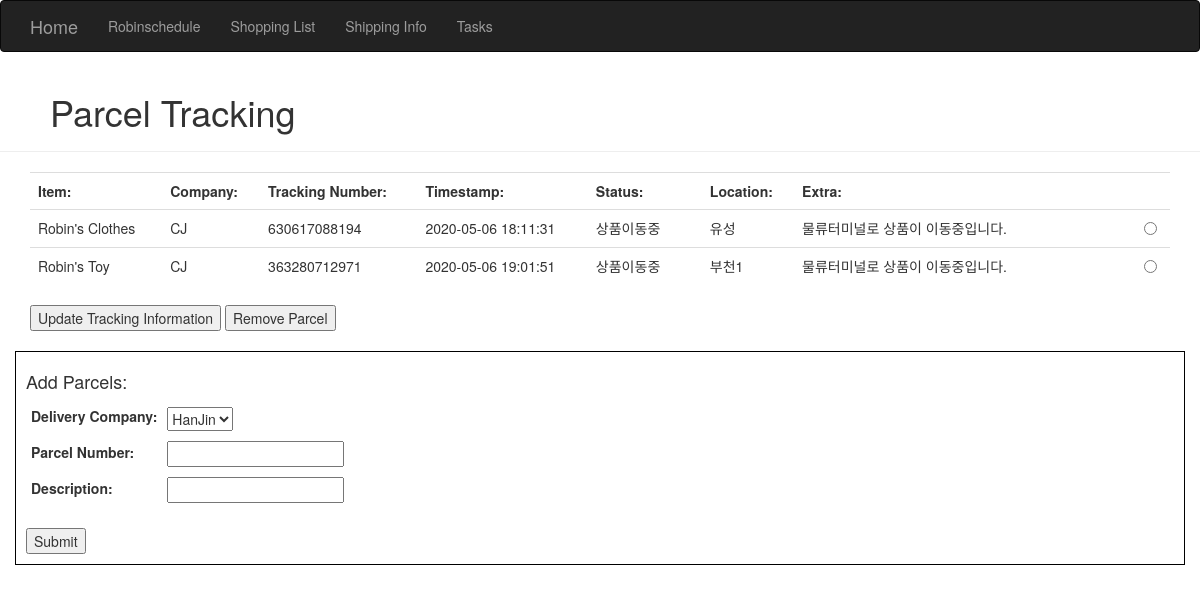
Screenshot of /shipping with the database file from the repository.
### homeSite.py (models this page shows)
class ParcelInfo(db.Model): # Store Parcel Information
    __tablename__ = 'parcelInfo'
    id = db.Column(db.Integer, primary_key=True)
    trackingNumber = db.Column(db.String(64))
    company = db.Column(db.String(64))
    description = db.Column(db.String(64))
    delivered = db.Column(db.Boolean(), default=False) #Store simple bool for is delivered - use for CSS styling
    status = db.Column(db.String(64)) #Store short parcel status note
    timestamp = db.Column(db.DateTime()) #Store last update's timestamp
    location = db.Column(db.String(64)) #Store last update's location
    extraNotes = db.Column(db.String(64)) #Store extra notes if given

### homeSite.py (the view, shortened to what this page needs)
@app.route('/shipping', methods=['GET', 'POST'])
def shipping():
    parcelsCurrentlyTracked = ParcelInfo.query.all()
    return render_template('shipping.html', companies=parcelProviders, parcels=parcelsCurrentlyTracked)

### templates/shipping.html (shortened to what this page needs)
{% extends "base.html" %}
{% block content %}
<div class="page-header" style="padding-left: 50px;">
    <h1>Parcel Tracking</h1>
</div>
<div class="container">
    <table class="table">
        <th id="item">Item:</th>
        <th id="company">Company:</th>
        <th id="trackingNumber">Tracking Number:</th>
        <th id="timestamp">Timestamp:</th>
        <th id="status" style="width:10%">Status:</th>
        <th id="location">Location:</th>
        <th id="extra" style="width: 30%;">Extra:</th>
        <th id="selection"></th>
        {% if parcels %}
            <form method="POST">
                {% for parcel in parcels %}
                    {% if parcel.delivered %}
                        <tr style="background-color: mediumspringgreen;">
                    {% else %}
                        <tr>
                    {% endif %}
                            <td id="item">{{parcel.description}}</td>
                            <td id="company">{{parcel.company}}</td>
                            <td id="trackingNumber">{{parcel.trackingNumber}}</td>
                            <td id="timestamp">{{parcel.timestamp}}</td>
                            <td id="status">{{parcel.status}}</td>
                            <td id="location">{{parcel.location}}</td>
                            <td id="extra">{{parcel.extraNotes}}</td>
                            <td id="selection"><input type="radio" name="parcelToUpdate" value="{{parcel.id}}"></td>
                        </tr>
                {% endfor %}
        </table>
            <input type="submit" name="update" value="Update Tracking Information">
            <input type="submit" name="remove" value="Remove Parcel">
        {% else %}
        </table>
        <div class="container" style="text-align: center;">
            No parcels registered.
        </div>
        {% endif %}
<br/>
<br/>
</div>
<div class="container" style="border: 1px solid black; padding: 10px;">
    <form method=POST name="addParcelInfo">
        <table>
            <tr>
                <th colspan="2">
                    <h4>Add Parcels:</h4>
                </th>
            </tr>
            <tr>
                <td>
                    <label for="selectedParcelProvider">Delivery Company:</label>
                </td>
                <td>
                    <select id="selectedParcelProvider" name="selectedParcelProvider">
                        {% for company in companies %}
                            <option value="{{company}}">{{company}}</option>
                        {% endfor %}
                    </select>
                </td>
            </tr>
            <tr>
                <td>
                    <label for="parcelNumber">Parcel Number:</label>
                </td>
                <td>
                    <input type="text" id="parcelNumber" name="parcelNumber" required>
                </td>
            </tr>
            <tr>
                <td>
                    <label for="parcelDescription">Description:</label>
                </td>
                <td>
                    <input type="text" id="parcelDescription" name="parcelDescription" required>
                </td>
            </tr>
            <tr style="height: 20px;">
            </tr>
        </table>
    <input type="submit" name="addParcelInfo">
    </form>
</div>
<br>
<br>
{% endblock %}

### templates/base.html (shortened to what this page needs)
{% extends "bootstrap/base.html" %}
{% block navbar %}
<div class="navbar navbar-inverse" role="navigation">
    <div class="container">
        <div class="navbar-header">
            <a class="navbar-brand" href="/">Home</a>
        </div>
        <div class="navbar-collapse collapse">
            <ul class="nav navbar-nav">
                <li><a href="/schedule">Robinschedule</a></li>
                <li><a href="/shopping">Shopping List</a></li>
                <li><a href="/shipping">Shipping Info</a></li>
                <li><a href="/tasks">Tasks</a></li>
            </ul>
        </div>
    </div>
</div>
{% endblock %}

### templates/shipping.html (style rules this page uses)
td { padding:5px }

### rows the page displays
ParcelInfo: description "Robin's Clothes", company "CJ", trackingNumber "630617088194", timestamp "2020-05-06 18:11:31", status "상품이동중", location "유성", extraNotes "물류터미널로 상품이 이동중입니다."
ParcelInfo: description "Robin's Toy", company "CJ", trackingNumber "363280712971", timestamp "2020-05-06 19:01:51", status "상품이동중", location "부천1", extraNotes "물류터미널로 상품이 이동중입니다."

### other values shown
form field selectedParcelProvider "HanJin"
